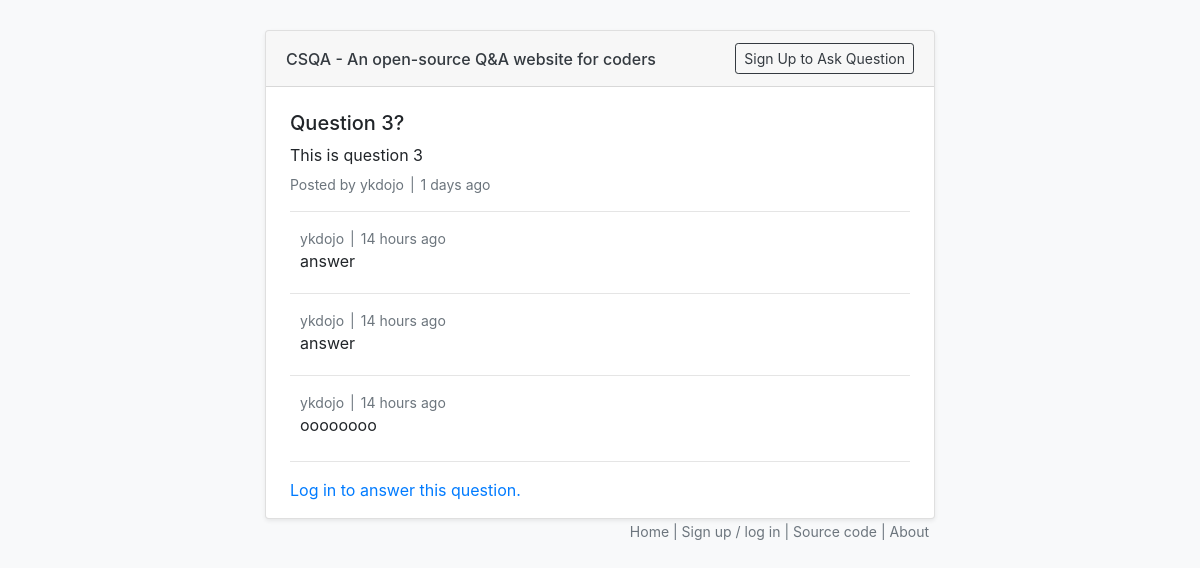
/question/3/, run on an earlier commit of the app's database.
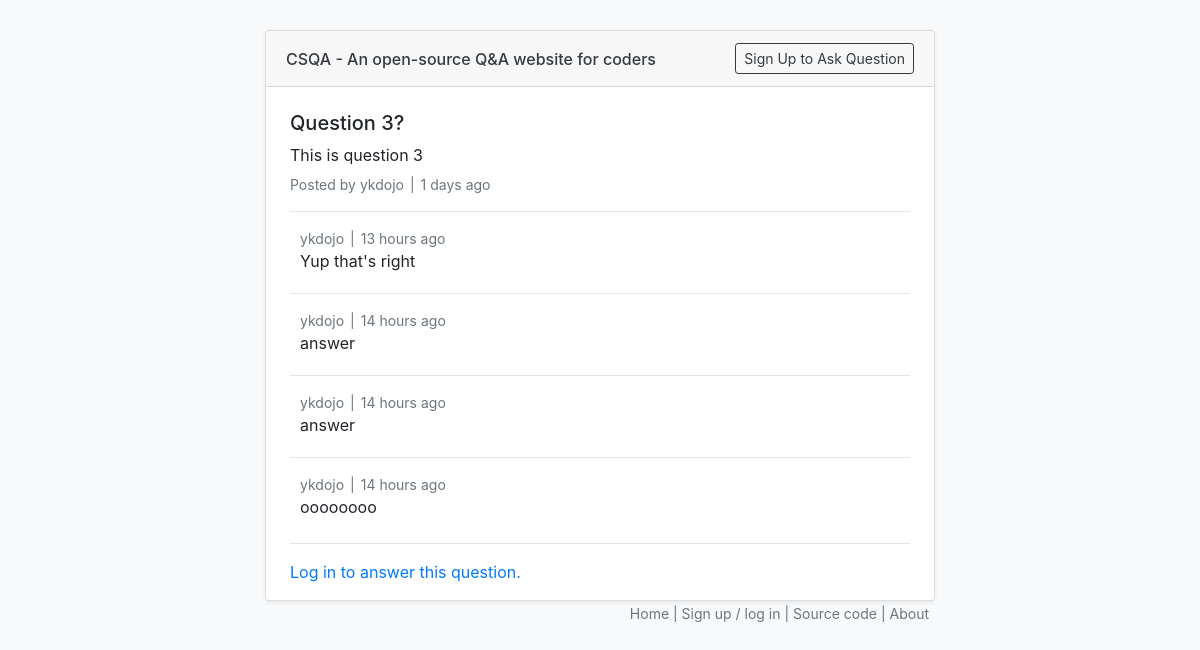
And on a later commit of the database.
### main/models.py (models this page shows, shortened)
class Question(models.Model):
    user = models.ForeignKey(User, on_delete=models.CASCADE)
    title = models.CharField(max_length=200)
    body = models.TextField()
    created     = models.DateTimeField(editable=False)
    modified    = models.DateTimeField()
    @property
    def x_ago(self):
        diff = datetime.datetime.now(datetime.timezone.utc) - self.created
        return x_ago_helper(diff)

class Answer(models.Model):
    question = models.ForeignKey(Question, on_delete=models.CASCADE)
    user = models.ForeignKey(User, on_delete=models.CASCADE)
    text = models.TextField()
    created = models.DateTimeField(editable=False)
    modified = models.DateTimeField()
    @property
    def x_ago(self):
        diff = datetime.datetime.now(datetime.timezone.utc) - self.created
        return x_ago_helper(diff)

### questions/views.py (the view)
# urls.py: path('question/<int:id>/', questionView),
def questionView(request, id):
    current_user = request.user
    question = Question.objects.get(pk=id)
    answers = Answer.objects.filter(question_id=id).order_by('-created')
    context = {'question': question, 'answers': answers, 'current_user': current_user}
    return render(request, 'question.html', context)

### main/models.py (called while the page is built)
def x_ago_helper(diff):
    if diff.days > 0:
        return f'{diff.days} days ago'
    if diff.seconds < 60:
        return f'{diff.seconds} seconds ago'
    if diff.seconds < 3600:
        return f'{diff.seconds // 60} minutes ago'
    return f'{diff.seconds // 3600} hours ago'

### templates/question.html
{% extends "common.html" %}
{% block content %}
<h5>{{question.title}}</h5>
<div style="margin-bottom: 7px">{{question.body}}</div>
<div class='text-secondary' style="font-size: 14px">Posted by {{ question.user }}<span style="margin-right: 6px; margin-left: 6px;">|</span></span>{{ question.x_ago }}</div>
{% for answer in answers %}
    <hr/>
    <div class='answer-block'>
      <div class='text-secondary' style="font-size: 14px">{{ answer.user }}<span style="margin-right: 6px; margin-left: 6px;">|</span></span>{{ answer.x_ago }}</div>
      <div style="margin-bottom: 20px">{{ answer.text }}</div>
    </div>
{% endfor %}
<hr style="margin-top: 1.5rem"/>
{% if current_user.is_authenticated %}
<form action="/question/{{question.id}}/answer" method="post">
  {% csrf_token %}
  <div class="form-group">
    <textarea class="form-control" id="text" name="text" rows="3" placeholder="Type your answer here."></textarea>
  </div>
  <button type="submit" class="btn btn-primary mb-2">Submit</button>
</form>
{% else %}
<a href="/accounts/login">Log in to answer this question.</a>
{% endif %}
{% endblock %}

### templates/common.html (shortened to what this page needs)
{% load static %}
<html>
    <head>
        <link rel="stylesheet" href="https://stackpath.bootstrapcdn.com/bootstrap/4.4.1/css/bootstrap.min.css">
        <link rel="stylesheet" href="{% static 'style.css' %}">
    </head>
    <body class="bg-light">
        <div class="container" style="max-width:700">
            <div class="card shadow-sm" style="margin-top: 30px">
                <div class="card-header">
                    <h6 style="margin-bottom: 0; margin-top: 7; display: inline-block">
                        <a href="/" class="text-dark">CSQA<span class="site-title-second-half"> - An open-source Q&A website for coders</span></a>
                    </h6>
                    <a href="/question/new"><button type="button" class="btn btn-sm btn-outline-dark" style="float: right">
                        {% if current_user.is_authenticated %}
                            New Question
                        {% else %}
                            Sign Up to Ask Question
                        {% endif %}
                    </button></a>
                </div>
                <div class="pb-3 pt-4 pr-4 pl-4">
                    {% block content %}{% endblock %}
                </div>
            </div>
        </div>
        <div class="container text-right" style="max-width:700; padding-right:21; padding-top:2; font-size:14; color: #6c757d">
                <a href="/" class="text-secondary">Home</a> |
            {% if current_user.is_authenticated %}
                <a href="/accounts/logout" class="text-secondary">Log out</a> |
            {% else %}
                <a href="/accounts/signup" class="text-secondary">Sign up / log in</a> |
            {% endif %}
                <a href="https://github.com/ykdojo/csqa" class="text-secondary" target="_blank">Source code</a> |
            <a href="/about" class="text-secondary">About</a>
        </div>
    </body>
</html>

### static/style.css (style rules this page uses)
.answer-block { margin-left: 10px; }

What changed in the data, as far as the page shows it:
added Answer: user "ykdojo", x_ago "13 hours ago", text "Yup that's right"
